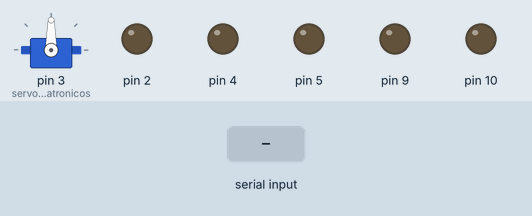
Recording of a sketch running on a simulated Arduino Uno, built with avr-gcc and run on an emulated ATmega328P. Parts: servo, output pins drawn as LEDs (lit = HIGH). The inputs (shaded band) are chosen by the test bench. Pins used as bus, display or sensor lines are not drawn.

Above: at 1.2 s.
1.3 s: "90,45\n" received over Serial
At 2.5 s:
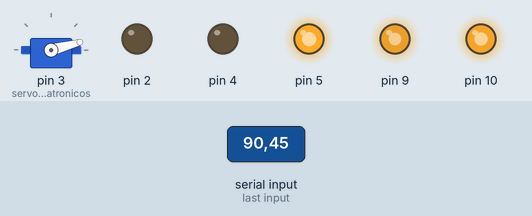
2.8 s: "30,150\n" received over Serial
At 3.6 s:
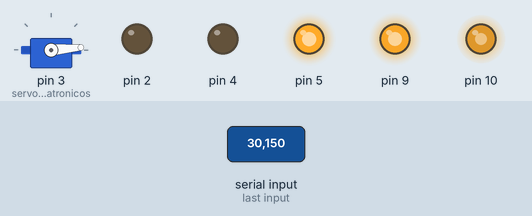
4.3 s: "200\n" received over Serial
At 4.7 s:
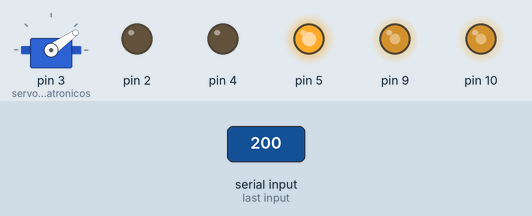
Timing chart, 0 to 7.3 s (numbered marks = the images above; inputs shaded):
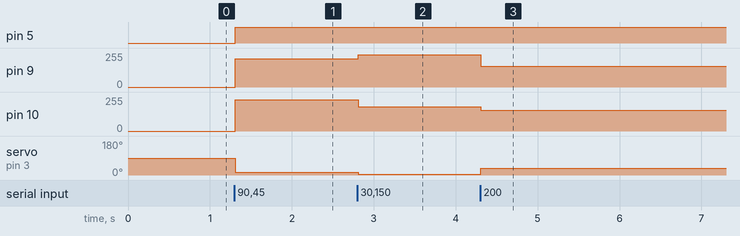

Measured:
- after the input at 1.3 s, pin 5: LOW → HIGH at once; pin 9: 0/255 → 211/255 at once; pin 10: 0/255 → 233/255 at once; servo on pin 3 (servomecatronicos): 90° → 15° at once
- after the input at 2.8 s, pin 9: 211/255 → 241/255 at once; pin 10: 233/255 → 181/255 at once; servo on pin 3 (servomecatronicos): 15° → 5° at once
- after the input at 4.3 s, pin 9: 241/255 → 156/255 at once; pin 10: 181/255 → 156/255 at once; servo on pin 3 (servomecatronicos): 5° → 35° at once

The sketch:

JOYSTICK_TRANSMITTER.ino
```cpp
#include <Servo.h>

Servo servomecatronicos;
String receivedData;
int xAxis = 0;
int yAxis = 0;

void setup() {
  Serial.begin(9600);  // Inicializa la comunicación serial a 9600 baudios
  servomecatronicos.attach(3); // Adjunta el servo al pin 3

  // Configurar los pines del L298N como salida
  pinMode(2, OUTPUT);
  pinMode(3, OUTPUT);
  pinMode(4, OUTPUT);
  pinMode(5, OUTPUT);
  pinMode(9, OUTPUT);
  pinMode(10, OUTPUT);
}

void loop() {
  if (Serial.available() > 0) {
    // Lee la cadena enviada por el transmisor
    receivedData = Serial.readStringUntil('\n');

    // Divide la cadena recibida en los valores de x e y
    int commaIndex = receivedData.indexOf(',');
    xAxis = receivedData.substring(0, commaIndex).toInt();
    yAxis = receivedData.substring(commaIndex + 1).toInt();

    // Mapeo de los valores del joystick para el control del servo
    int servoAngle = map(xAxis, 0, 1023, 0, 180);

    // Mueve el servo basado en los valores del joystick
    servomecatronicos.write(servoAngle);

    // Mapeo de los valores del joystick para el control de los motores
    int motorSpeedX = map(xAxis, 0, 1023, -255, 255);
    int motorSpeedY = map(yAxis, 0, 1023, -255, 255);

    // Controlar los motores basados en los valores del joystick
    controlMotor(motorSpeedX, motorSpeedY);
  }
}

void controlMotor(int motorSpeedX, int motorSpeedY) {
  // Control del motor A
  if (motorSpeedX > 0) {
    analogWrite(9, motorSpeedX);
    digitalWrite(2, HIGH);
    digitalWrite(3, LOW);
  } else {
    analogWrite(9, -motorSpeedX);
    digitalWrite(2, LOW);
    digitalWrite(3, HIGH);
  }

  // Control del motor B
  if (motorSpeedY > 0) {
    analogWrite(10, motorSpeedY);
    digitalWrite(4, HIGH);
    digitalWrite(5, LOW);
  } else {
    analogWrite(10, -motorSpeedY);
    digitalWrite(4, LOW);
    digitalWrite(5, HIGH);
  }
}
```
